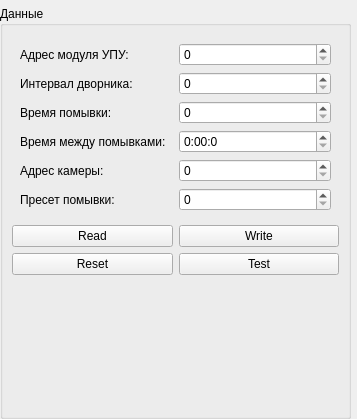
<?xml version="1.0" encoding="UTF-8"?>
<ui version="4.0">
 <class>MainBox</class>
 <widget class="QWidget" name="MainBox">
  <property name="geometry">
   <rect>
    <x>0</x>
    <y>0</y>
    <width>357</width>
    <height>419</height>
   </rect>
  </property>
  <property name="windowTitle">
   <string>Dialog</string>
  </property>
  <layout class="QHBoxLayout" name="horizontalLayout">
   <property name="leftMargin">
    <number>0</number>
   </property>
   <property name="topMargin">
    <number>0</number>
   </property>
   <property name="rightMargin">
    <number>0</number>
   </property>
   <property name="bottomMargin">
    <number>0</number>
   </property>
   <item>
    <layout class="QVBoxLayout" name="verticalLayout_2">
     <item>
      <widget class="SerialBox5_lite" name="serial_widget" native="true">
       <property name="sizePolicy">
        <sizepolicy hsizetype="Preferred" vsizetype="Fixed">
         <horstretch>0</horstretch>
         <verstretch>0</verstretch>
        </sizepolicy>
       </property>
      </widget>
     </item>
     <item>
      <widget class="QGroupBox" name="groupBox_2">
       <property name="title">
        <string>Данные</string>
       </property>
       <layout class="QVBoxLayout" name="verticalLayout_4">
        <item>
         <layout class="QGridLayout" name="gridLayout_3">
          <property name="leftMargin">
           <number>8</number>
          </property>
          <property name="topMargin">
           <number>8</number>
          </property>
          <property name="rightMargin">
           <number>8</number>
          </property>
          <property name="bottomMargin">
           <number>8</number>
          </property>
          <item row="5" column="0">
           <widget class="QLabel" name="label_16">
            <property name="text">
             <string>Адрес камеры:</string>
            </property>
           </widget>
          </item>
          <item row="6" column="0">
           <widget class="QLabel" name="label_15">
            <property name="text">
             <string>Пресет помывки:</string>
            </property>
           </widget>
          </item>
          <item row="0" column="1">
           <widget class="QSpinBox" name="sb_addr_upu"/>
          </item>
          <item row="0" column="0">
           <widget class="QLabel" name="label_13">
            <property name="text">
             <string>Адрес модуля УПУ:</string>
            </property>
           </widget>
          </item>
          <item row="2" column="0">
           <widget class="QLabel" name="label_17">
            <property name="text">
             <string>Время помывки:</string>
            </property>
           </widget>
          </item>
          <item row="2" column="1">
           <widget class="QSpinBox" name="sb_time_washout"/>
          </item>
          <item row="6" column="1">
           <widget class="QSpinBox" name="sb_preset_washout"/>
          </item>
          <item row="5" column="1">
           <widget class="QSpinBox" name="sb_addr_cam"/>
          </item>
          <item row="1" column="1">
           <widget class="QSpinBox" name="sb_time_interval"/>
          </item>
          <item row="1" column="0">
           <widget class="QLabel" name="label_14">
            <property name="text">
             <string>Интервал дворника:</string>
            </property>
           </widget>
          </item>
          <item row="4" column="0">
           <widget class="QLabel" name="label_3">
            <property name="text">
             <string>Время между помывками:</string>
            </property>
           </widget>
          </item>
          <item row="4" column="1">
           <widget class="QTimeEdit" name="te_time_pause_washout">
            <property name="displayFormat">
             <string>H:mm:s</string>
            </property>
           </widget>
          </item>
         </layout>
        </item>
        <item>
         <layout class="QGridLayout" name="gridLayout">
          <item row="0" column="1">
           <widget class="QPushButton" name="btn_write">
            <property name="text">
             <string>Write</string>
            </property>
           </widget>
          </item>
          <item row="0" column="0">
           <widget class="QPushButton" name="btn_read">
            <property name="text">
             <string>Read</string>
            </property>
           </widget>
          </item>
          <item row="1" column="0">
           <widget class="QPushButton" name="btn_reset">
            <property name="text">
             <string>Reset</string>
            </property>
           </widget>
          </item>
          <item row="1" column="1">
           <widget class="QPushButton" name="btn_test">
            <property name="text">
             <string>Test</string>
            </property>
           </widget>
          </item>
         </layout>
        </item>
        <item>
         <spacer name="verticalSpacer">
          <property name="orientation">
           <enum>Qt::Vertical</enum>
          </property>
          <property name="sizeHint" stdset="0">
           <size>
            <width>20</width>
            <height>40</height>
           </size>
          </property>
         </spacer>
        </item>
       </layout>
      </widget>
     </item>
    </layout>
   </item>
   <item>
    <widget class="PelcoD" name="pelco_d">
     <property name="sizePolicy">
      <sizepolicy hsizetype="Fixed" vsizetype="Preferred">
       <horstretch>0</horstretch>
       <verstretch>0</verstretch>
      </sizepolicy>
     </property>
     <property name="frameShape">
      <enum>QFrame::StyledPanel</enum>
     </property>
     <property name="frameShadow">
      <enum>QFrame::Raised</enum>
     </property>
    </widget>
   </item>
  </layout>
 </widget>
 <customwidgets>
  <customwidget>
   <class>PelcoD</class>
   <extends>QFrame</extends>
   <header>pelcod.hpp</header>
   <container>1</container>
  </customwidget>
  <customwidget>
   <class>SerialBox5_lite</class>
   <extends>QWidget</extends>
   <header>serialbox5_lite.hpp</header>
   <container>1</container>
  </customwidget>
 </customwidgets>
 <tabstops>
  <tabstop>sb_addr_upu</tabstop>
  <tabstop>sb_time_interval</tabstop>
  <tabstop>sb_time_washout</tabstop>
  <tabstop>sb_addr_cam</tabstop>
  <tabstop>sb_preset_washout</tabstop>
 </tabstops>
 <resources/>
 <connections/>
</ui>
